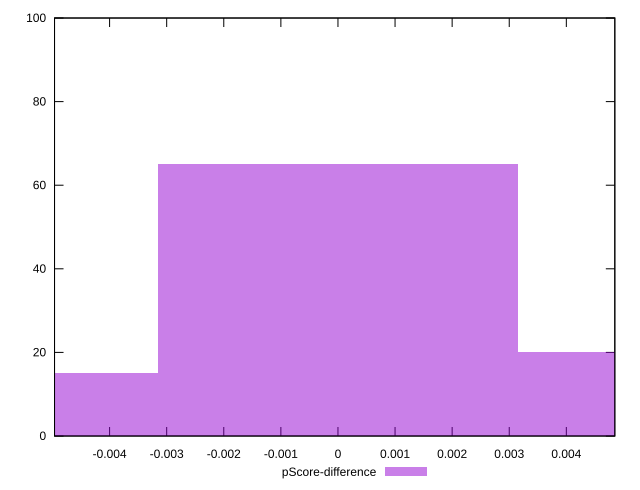

Generate this figure with gnuplot:
reset

$pScoreDifference <<EOF
-0.006314995552109758 15
0 65
0.006314995552109758 20
EOF

set key outside below
set boxwidth 0.006314995552109758
set xrange [-0.004964331352222073:0.004849300954572144]
set yrange [0:100]
set trange [0:100]
set style fill transparent solid 0.5 noborder
set terminal svg size 640, 490 enhanced background rgb 'white'
set output "report_00015_2021-02-09T16-11-33.973Z/first-cpu-idle/samples/pages+cached+noadtech+nomedia+nocss/pScore-difference/histogram.svg"

plot $pScoreDifference title "pScore-difference" with boxes

reset
